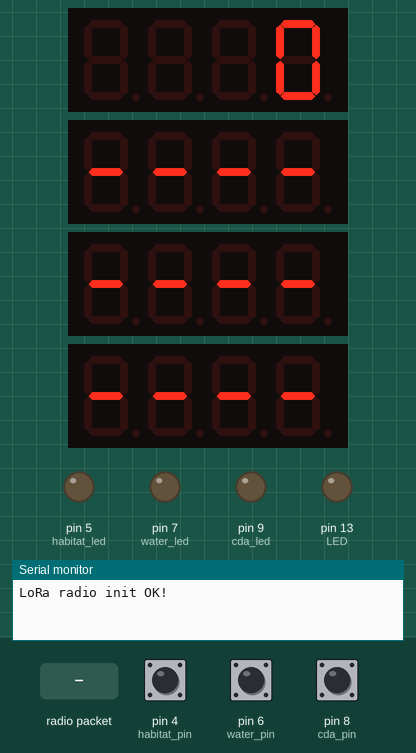
Simulated run of this sketch. Board: Arduino Uno, built with avr-gcc and run on an emulated ATmega328P. Shown: 4 × 4-digit seven-segment display, output pins drawn as LEDs (lit = HIGH), the last lines printed to the serial monitor. The test bench sets the inputs (shaded band); at power-on: pin 4 (habitat_pin) HIGH, pin 6 (water_pin) HIGH, pin 8 (cda_pin) HIGH. No radio packets arrive unless stated; pins used as bus, display or sensor lines are not drawn.

Above: at 1.3 s.
1.4 s: pin 4 (habitat_pin) pulled LOW for 0.15 s
At 2.0 s:
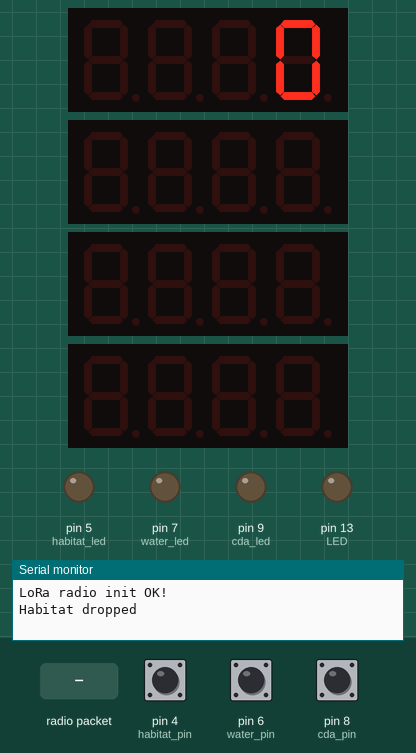
4.1 s: pin 6 (water_pin) pulled LOW for 0.15 s
At 5.38 s:
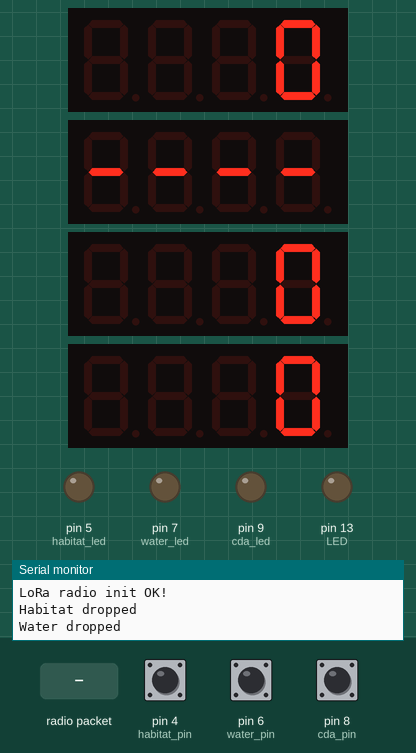
7.1 s: pin 8 (cda_pin) pulled LOW for 0.15 s
At 7.39 s:
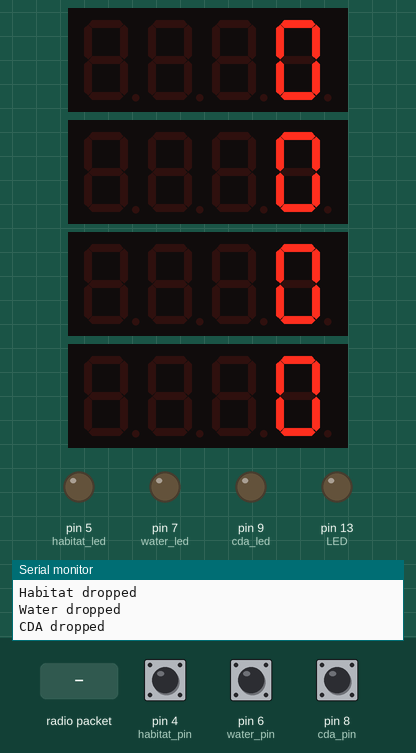
10.1 s: radio packet "0" arrives
Timing chart, 0 to 12.6 s (numbered marks = the images above; inputs shaded):
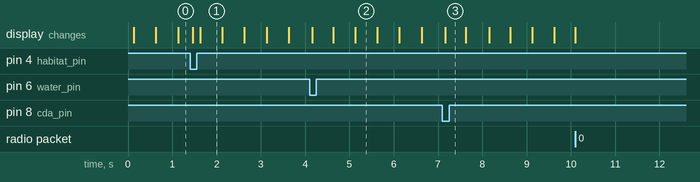

Measured:
- after the input at 1.4 s, the display: first changes after 0.06 s (image 1 shows a later state)
- after the input at 4.1 s, the display: changes after 0.06 s (image 2)
- after the input at 7.1 s, the display: changes after 0.06 s (image 3)
- what the display in image 1 shows lasts 0.5 s, from 1.6 s to 2.1 s

The sketch:

Ground_Station.ino
```cpp
// Arduino9x_RX
// -*- mode: C++ -*-
// Example sketch showing how to create a simple messaging client (receiver)
// with the RH_RF95 class. RH_RF95 class does not provide for addressing or
// reliability, so you should only use RH_RF95 if you do not need the higher
// level messaging abilities.
// It is designed to work with the other example Arduino9x_TX
/////////////////////////////////
#include <Wire.h>
#include <Adafruit_GFX.h>
#include "Adafruit_LEDBackpack.h"

Adafruit_7segment plane_alt = Adafruit_7segment();  //initialize main altitude
Adafruit_7segment cda_alt = Adafruit_7segment();  //initialize cda altitude
Adafruit_7segment water_alt = Adafruit_7segment();  //initialize water altitude
Adafruit_7segment habitat_alt = Adafruit_7segment();  //initialize habitat altitude
////////////////////////Seven Segment Display Library
#include <SPI.h>
#include <RH_RF95.h>

#define RFM95_CS 10
#define RFM95_RST 2
#define RFM95_INT 3

// Change to 434.0 or other frequency, must match RX's freq!
#define RF95_FREQ 433.0

// Singleton instance of the radio driver
RH_RF95 rf95(RFM95_CS, RFM95_INT);

// Blinky on receipt
#define LED 13
String reply;               //reply from plane
const int cda_pin = 8;      //pin of button
const int cda_led = 9;
const int habitat_pin = 4;  //pin of button
const int habitat_led = 5;
const int water_led = 7;
const int water_pin = 6;    //pin of button
int current_height=0.0;      //current altitude of plane in floating point
int initial_height;
bool cda_button=LOW;           //status of cda button
bool habitat_button=LOW;       //status of habitat button
bool water_button=LOW;         //status of water button
bool cda_drop= false;       //cda button pressed?
bool water_drop =false;     //water button pressed?
bool habitat_drop =false;   //habitat button pressed?
bool cda_dropped = false;
bool water_dropped = false;
bool habitat_dropped = false;
int cda_height = 0;
int water_height = 0;
int habitat_height = 0;
void setup()
{
  pinMode(LED, OUTPUT);
  pinMode(cda_pin, INPUT);
  pinMode(cda_pin, INPUT_PULLUP);
  pinMode(habitat_pin, INPUT);
  pinMode(habitat_pin, INPUT_PULLUP);
  pinMode(water_pin, INPUT);
  pinMode(water_pin, INPUT_PULLUP);
  pinMode(RFM95_RST, OUTPUT);
  pinMode(cda_led, OUTPUT);
  pinMode(water_led, OUTPUT);
  pinMode(habitat_led, OUTPUT);
  digitalWrite(RFM95_RST, HIGH);

  //while (!Serial);  //COMMENT LINE IF NOT CONNECTING ARDUINO TO COMPUTER
  #ifndef __AVR_ATtiny85__
  Serial.begin(9600);
  delay(100);
  #endif
  plane_alt.begin(0x70); //address of main altitude display
  cda_alt.begin(0x71); //address of CDA altitude display
  water_alt.begin(0x72); //address of water altitude display
  habitat_alt.begin(0x73); //address of habitat altitude display
  //Serial.println("Arduino LoRa RX Test!");

  // manual reset
  digitalWrite(RFM95_RST, LOW);
  delay(10);
  digitalWrite(RFM95_RST, HIGH);
  delay(10);
  digitalWrite(water_led, LOW);
  digitalWrite(cda_led, LOW);
  digitalWrite(habitat_led, LOW);

  while (!rf95.init()) {
    Serial.println("LoRa radio init failed");
    while (1);
  }
  Serial.println("LoRa radio init OK!");

  // Defaults after init are 434.0MHz, modulation GFSK_Rb250Fd250, +13dbM
  if (!rf95.setFrequency(RF95_FREQ)) {
    Serial.println("setFrequency failed");
    while (1);
  }
  //Serial.print("Set Freq to: "); Serial.println(RF95_FREQ);

  // Defaults after init are 434.0MHz, 13dBm, Bw = 125 kHz, Cr = 4/5, Sf = 128chips/symbol, CRC on

  // The default transmitter power is 13dBm, using PA_BOOST.
  // If you are using RFM95/96/97/98 modules which uses the PA_BOOST transmitter pin, then
  // you can set transmitter powers from 5 to 23 dBm:
  rf95.setTxPower(23, false);

    plane_alt.print(0000);
    /*plane_alt.writeDigitRaw(0,0x02);

    plane_alt.writeDigitRaw(0,0x04);
    plane_alt.writeDigitRaw(0,0x06);
    plane_alt.writeDigitRaw(0,0x08);
    plane_alt.writeDigitRaw(0,0x10);
    */
    cda_alt.print(10000);
    water_alt.print(10000);
    habitat_alt.print(10000);
    //plane_alt.print(42414,HEX);
    plane_alt.writeDisplay();
    cda_alt.writeDisplay();

    water_alt.writeDisplay();

    habitat_alt.writeDisplay();

    cda_alt.blinkRate(2);
    water_alt.blinkRate(2);

    habitat_alt.blinkRate(2);

}

void loop()
{


  cda_button = digitalRead(cda_pin);                      //read button pin
   if(cda_button == LOW && cda_drop == false){           //if button is pressed for first time
        uint8_t cda[] = "CDA";                            //create string to send to plane
        rf95.send(cda, sizeof(cda));                      //send drop command to plane
        rf95.waitPacketSent();                            //wait for command to send
        Serial.println("CDA dropped");                    //write to serial monitor that cda command has been sent
        cda_drop = true;                                  //set button pressed equal to true
        //digitalWrite(cda_led, HIGH);
       // cda_height = current_alt;
        cda_alt.print(cda_height);                       //display current altitude on CDA display
        cda_alt.writeDisplay();                          //write altitude the CDA was dropped at to seven segment display
        delay(1000);                                       //delay a 1/10 of a second
      }
          else{}                                                //if button has not been pressed do nothing


  water_button = digitalRead(water_pin);                  //same as above
   if(water_button== LOW && water_drop == false){
        uint8_t water[] = "WB";
        rf95.send(water, sizeof(water));
        rf95.waitPacketSent();
        Serial.println("Water dropped");
        water_drop = true;
        //digitalWrite(water_led, HIGH);
      //  water_height = current_alt;
        water_alt.print(water_height);
        water_alt.writeDisplay();
        delay(100);
      }
  else{}

 habitat_button = digitalRead(habitat_pin);              //read button pin
   if(habitat_button == LOW && habitat_drop == false){   //if button is pressed for first time
        uint8_t habitat[] = "Hab";                        //create string to send to plane
        rf95.send(habitat, sizeof(habitat));              //send drop command to plane
        rf95.waitPacketSent();                            //wait for command to send
        Serial.println("Habitat dropped");                //write to serial monitor that cda command has been sent
        habitat_drop = true;                              //set button pressed equal to true
        //digitalWrite(habitat_led, HIGH);
     //   habitat_height = current_alt;
        habitat_alt.print(habitat_height);                   //display current altitude on habitat display
        habitat_alt.writeDisplay();                       //write altitude the habitat was dropped at to seven segment display
          delay(100);                                       //delay a 1/10 of a second
      }
  else{}                                                  //if button has not been pressed do nothing


  if (rf95.available()){                                  //If radio is receiving a message
  //  Serial.println("Receiving");                          //alert user
    // Should be a message for us now
    uint8_t buf[RH_RF95_MAX_MESSAGE_LEN];                 //create buffer array for bytes
   // uint8_t len = sizeof(buf);
    uint8_t len = 13;                                     //assign length(bytes) of return message
    cda_alt.blinkRate(0);
    water_alt.blinkRate(0);
    habitat_alt.blinkRate(0);

    if (rf95.recv(buf, &len))                             //if message was received and length was correct
    {
      //digitalWrite(LED, HIGH);
     // RH_RF95::printBuffer("Received: ", buf, len);
      //Serial.print("Got: ");                            //((char*)buf) is a character buffer containing the altitude transmitted from the plane
      String(current_alt) = ((char*)buf);                         //current_alt is a decimal number that is assigned to the number received

      if (initial_height ==0){
        initial_height = round(current_alt.toFloat());
      }
      current_height = round(current_alt.toFloat())-initial_height;

      //plane_alt.print(current_alt.toFloat());
      plane_alt.print(current_height);
      plane_alt.writeDisplay();
      cda_height = current_height;
      water_height = current_height;
      habitat_height = current_height;

      Serial.println(current_alt);    //print current altitude in the serial monitor
       //Serial.print("RSSI: ");                          //RSSI is a measure of signal loss
      //Serial.println(rf95.lastRssi(), DEC);             //print signal loss for last message

    }
    //for (uint16_t counter = 0; counter < 9999; counter++) {


    //delay(10);
  //}

                           //assign current altitude to main display
                                //display current altitude on seven segment display
  }
}
```
